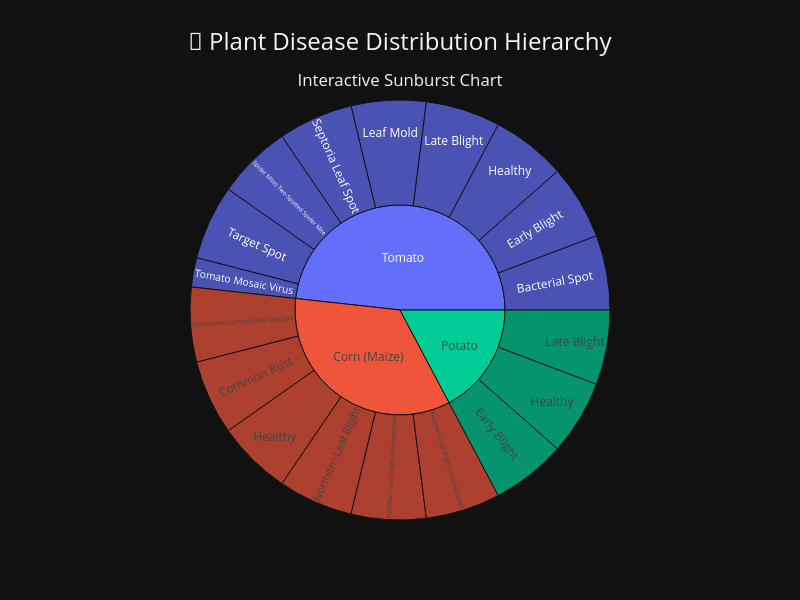

Notebook source saved alongside this figure:
### Markdown cell above
# **PART I: UNIVARIATE EXPLORATION**
*Individual Variable Deep Dive*


In this section, we explore each variable in isolation to understand:
- **Distribution shapes** (normal, skewed, multimodal)
- **Central tendencies** (mean, median, mode)
- **Variability patterns** (range, IQR, standard deviation)
- **Outliers and anomalies** (extreme values, data quality issues)
- **Domain-specific insights** (agricultural implications)

Each visualization is crafted to reveal different aspects of the data, using the most appropriate chart type for maximum insight extraction.

### Code cell
# 🏥 DISEASE CLASS DISTRIBUTION - Plotly Interactive Sunburst

# Create hierarchical data for sunburst chart
class_hierarchy = []

for species in df['species'].unique():
    species_data = df[df['species'] == species]
    
    # Add species level
    class_hierarchy.append({
        'ids': species,
        'labels': species,
        'parents': '',
        'values': len(species_data)
    })
    
    # Add condition level
    for condition in species_data['condition'].unique():
        condition_data = species_data[species_data['condition'] == condition]
        class_hierarchy.append({
            'ids': f"{species} - {condition}",
            'labels': condition,
            'parents': species,
            'values': len(condition_data)
        })

hierarchy_df = pd.DataFrame(class_hierarchy)

# Create sunburst chart
fig = go.Figure(go.Sunburst(
    ids=hierarchy_df['ids'],
    labels=hierarchy_df['labels'],
    parents=hierarchy_df['parents'],
    values=hierarchy_df['values'],
    branchvalues="total",
    hovertemplate='<b>%{label}</b><br>Count: %{value}<br>Percentage: %{percentParent}<extra></extra>',
    maxdepth=3,
))

fig.update_layout(
    title={
        'text': "🌿 Plant Disease Distribution Hierarchy<br><sub>Interactive Sunburst Chart</sub>",
        'x': 0.5,
        'font': {'size': 24}
    },
    font_size=12,
    width=800,
    height=600
)

fig.show()

print("🎯 KEY INSIGHTS:")
print(f"   • {df['species'].nunique()} plant species analyzed")
print(f"   • {df['condition'].nunique()} distinct disease conditions")
print(f"   • Most common species: {df['species'].value_counts().index[0]}")
print(f"   • Most prevalent condition: {df['condition'].value_counts().index[0]}")
print("   • Click on segments to drill down into the hierarchy!")

### Figure 1 — Plotly figure (JSON) as saved in the notebook; plotly's stock layout.template omitted (floating-point values rounded to 4 significant figures)
{"data": [{"branchvalues": "total", "hovertemplate": "<b>%{label}</b><br>Count: %{value}<br>Percentage: %{percentParent}<extra></extra>", "ids": ["Corn (Maize)", "Corn (Maize) - Cercospora Leaf Spot Gray Leaf Spot", "Corn (Maize) - Common Rust ", "Corn (Maize) - Healthy", "Corn (Maize) - Northern Leaf Blight", "Corn (Maize) - Northern Leaf Blight Oversampled", "Corn (Maize) - Northern Leaf Blight Undersampled", "Potato", "Potato - Early Blight", "Potato - Healthy", "Potato - Late Blight", "Tomato", "Tomato - Bacterial Spot", "Tomato - Early Blight", "Tomato - Healthy", "Tomato - Late Blight", "Tomato - Leaf Mold", "Tomato - Septoria Leaf Spot", "Tomato - Spider Mites Two-Spotted Spider Mite", "Tomato - Target Spot", "Tomato - Tomato Mosaic Virus"], "labels": ["Corn (Maize)", "Cercospora Leaf Spot Gray Leaf Spot", "Common Rust ", "Healthy", "Northern Leaf Blight", "Northern Leaf Blight Oversampled", "Northern Leaf Blight Undersampled", "Potato", "Early Blight", "Healthy", "Late Blight", "Tomato", "Bacterial Spot", "Early Blight", "Healthy", "Late Blight", "Leaf Mold", "Septoria Leaf Spot", "Spider Mites Two-Spotted Spider Mite", "Target Spot", "Tomato Mosaic Virus"], "maxdepth": 3, "parents": ["", "Corn (Maize)", "Corn (Maize)", "Corn (Maize)", "Corn (Maize)", "Corn (Maize)", "Corn (Maize)", "", "Potato", "Potato", "Potato", "", "Tomato", "Tomato", "Tomato", "Tomato", "Tomato", "Tomato", "Tomato", "Tomato", "Tomato"], "type": "sunburst", "values": [690, 115, 115, 115, 115, 115, 115, 345, 115, 115, 115, 965, 115, 115, 115, 115, 115, 115, 115, 115, 45]}], "layout": {"font": {"size": 12}, "height": 600, "title": {"font": {"size": 24}, "text": "🌿 Plant Disease Distribution Hierarchy<br><sub>Interactive Sunburst Chart</sub>", "x": 0.5}, "width": 800}}
